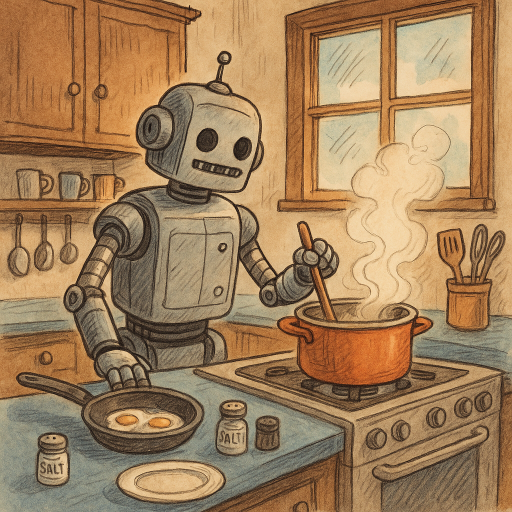
#> input picture images and questions/drawing_Robot Chef in Cozy Kitchen.png, 1024 x 1024 px (shown at 1/2 size)
$ python -i app.py   (imports and definitions only)
#> lines starting #> are read from the running program, lines starting #| are printed output that depends on the picture
import subprocess
import sys
import os
import base64
import requests
import io
import streamlit as st
from PIL import Image, ImageEnhance


# ==========================================
# 1. Package Installation
# ==========================================
# Automatically install required dependencies if they are missing in the environment.
# Note: 'pillow' is the library, but it is imported as 'PIL' in Python.
# [10 lines left out: function install_packages, not called in this run]


# [1 line not run here, left out]


# ==========================================
# 2. Image Pre-processing Functions
# ==========================================
# These functions optimize different image types before sending them to the LLM
# to drastically improve LLaVA's accuracy and grading score.

def process_drawing(image_path):
    """Enhances illustrations/drawings by upscaling and boosting color contrast."""
    with Image.open(image_path) as img:
        # Upscale the image by 2x for better fine-detail recognition by the model
#> img is the input picture: PIL image 1024x1024 RGB; mean R, G, B 161.3, 128, 90.5
        img = img.resize((img.width * 2, img.height * 2), Image.Resampling.LANCZOS)
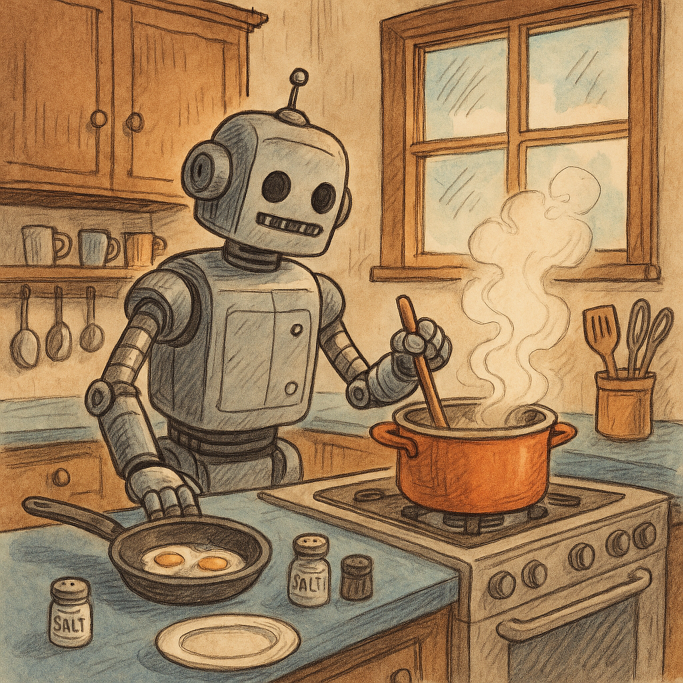
#> img: PIL image 2048x2048 RGB (shown at 1/3 size); mean R, G, B 161.3, 128, 90.5
        # Boost contrast to make colors pop and outlines sharper
        img = ImageEnhance.Contrast(img.convert("RGB")).enhance(1.3)
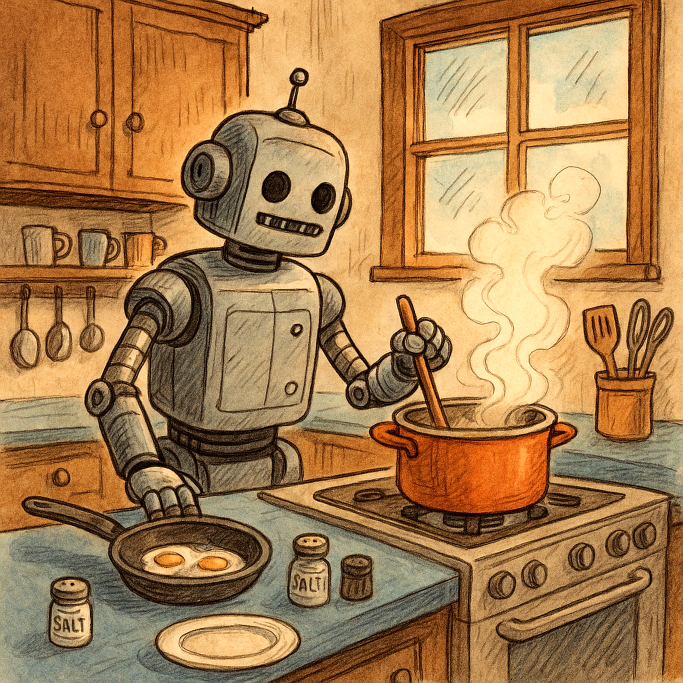
#> img: PIL image 2048x2048 RGB (shown at 1/3 size); mean R, G, B 168.2, 125.9, 77.8
        buf = io.BytesIO()
        img.save(buf, format="PNG")
        return base64.b64encode(buf.getvalue()).decode('utf-8')


# [83 lines left out: functions process_flowchart, process_text_ocr, process_single_image, not called in this run]


# ==========================================
# 4. Streamlit UI
# ==========================================
# Set the layout and titles for the web app
# [2 lines not run here, left out]

# Directory selection input
# [1 line that did not run here, left out]

# Only display the next steps if a valid directory is provided
# [23 lines not run here, left out]

>>> result = process_drawing('images and questions/drawing_Robot Chef in Cozy Kitchen.png')
